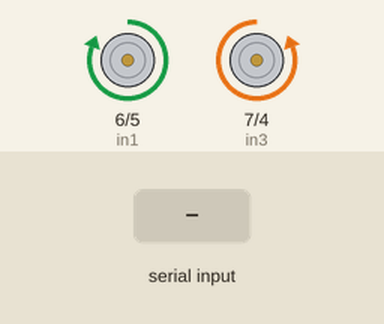
Recording of a sketch running on a simulated Arduino Uno, built with avr-gcc and run on an emulated ATmega328P. On the bench: motor-driver pin pairs drawn as motors (green arrow = first pin HIGH = forward, orange = second pin HIGH = backward, longer = more drive). Inputs (shaded band) come from the test bench.

Above: at 6.2 s.
6.3 s: "STOP_SIGNAL\n" received over Serial
At 6.6 s:
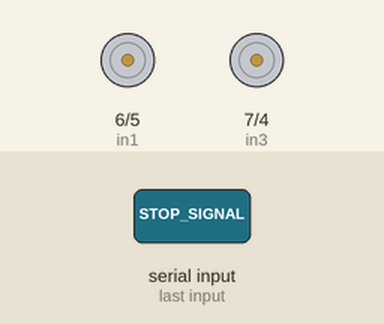
Timing chart, 0 to 9.3 s (numbered marks = the images above; inputs shaded):
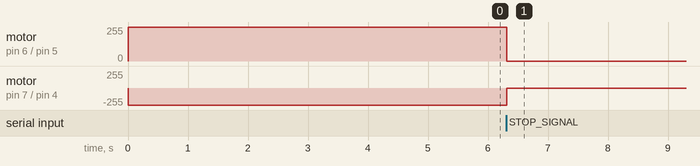

The sketch:

Brain_final.ino
```cpp
// Define motor control pins
const int in1 = 6;   // Input 1 for Motor A
const int in2 = 5;   // Input 2 for Motor A
const int in3 = 7;   // Input 1 for Motor B
const int in4 = 4;   // Input 2 for Motor B

// Function prototypes
void moveForward();
void moveBackward();
void moveLeft();
void moveRight();
void moveStop();

void setup() {
  Serial.begin(9600); // Initialize serial communication
  pinMode(in1, OUTPUT);
  pinMode(in2, OUTPUT);
  pinMode(in3, OUTPUT);
  pinMode(in4, OUTPUT);

  // Initialize motor control
  moveForward();
  delay(5000);
}

void loop() {
  if (Serial.available() > 0) {
    String receivedSignal = Serial.readStringUntil('\n');

    // Check the received signal and perform corresponding actions
    if (receivedSignal.equals("STOP_SIGNAL")) {
      moveStop();
      delay(5000);
    } else if (receivedSignal.equals("YIELD_SIGNAL")) {
      moveStop();
      delay(1000);
    } else if (receivedSignal.equals("P_SIGNAL")) {
      moveRight();
      delay(1000);
    } else if (receivedSignal.equals("SA_SIGNAL")) {
      moveLeft();
      delay(1000);
      }
   }
}

void moveForward() {
  // Move both motors forward
  digitalWrite(in1, HIGH);
  digitalWrite(in2, LOW);
  digitalWrite(in3, LOW);
  digitalWrite(in4, HIGH);
}

void moveStop() {
  // Move both motors backward
  digitalWrite(in1, LOW);
  digitalWrite(in2, LOW);
  digitalWrite(in3, LOW);
  digitalWrite(in4, LOW);
}

void moveLeft() {
  // Move left by turning off right motor
  digitalWrite(in1, LOW);
  digitalWrite(in2, HIGH);
  digitalWrite(in3, HIGH);
  digitalWrite(in4, LOW);
}

void moveRight() {
  digitalWrite(in1, HIGH);
  digitalWrite(in2, LOW);
  digitalWrite(in3, LOW);
  digitalWrite(in4, HIGH);
}
```

Measured:
- after the input at 6.3 s, motor on pin 6 (in1) / pin 5 (in2): forward 255/255 → stopped at once; motor on pin 7 (in3) / pin 4 (in4): backward 255/255 → stopped at once
